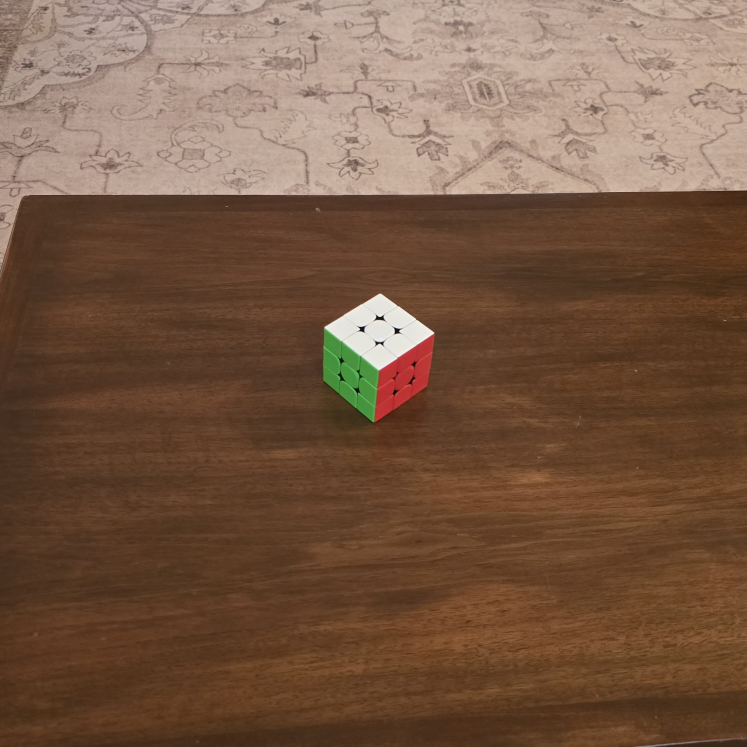
#> input picture Graduate Projects - MS AI and Machine Learning/CSC515 Computer Vision/Image_Inside.jpg, 2240 x 2240 px, found by its file name (shown at 1/3 size)
$ python Week6_CT_AdaptiveThresholding_BinaryInv.py
#> lines starting #> are read from the running program, lines starting #| are printed output that depends on the picture; after the words box and inside, x2 and y2 are one past the last pixel; in counts of white or black regions, pixels touching at a corner belong together
#Import statements for the libraries I will be using
import cv2 #Import OpenCV
import numpy as np #Import NumPy

#A dictionary is used here for key:value pairs for the image paths, this will allow me to iterate over the images later
image_paths = {
    "Indoor": r"C:\Users\jwens\Desktop\CSUGlobal\GitHub\Projects\Graduate Projects - MS AI and Machine Learning\CSC515 Computer Vision\Image_Inside.jpg",
    "Outdoor": r"C:\Users\jwens\Desktop\CSUGlobal\GitHub\Projects\Graduate Projects - MS AI and Machine Learning\CSC515 Computer Vision\Image_Outside.jpg",
    "Closeup": r"C:\Users\jwens\Desktop\CSUGlobal\GitHub\Projects\Graduate Projects - MS AI and Machine Learning\CSC515 Computer Vision\Image_Closeup.jpg"
}

#A list is used here for processed images, which will start out empty until some images get processed
processed_images = []

#Define the process_image function with title and path as parameters
def process_image(title, path):
    #Load the input image from the path in BGR format using OpenCV's imread function
#> called with title = 'Indoor'
    image_color = cv2.imread(path)
#> image_color is the input picture: shape (2240, 2240, 3); mean B, G, R 68.4, 89.3, 119.7
    #Convert the color image from BGR to grayscale
    image_gray = cv2.cvtColor(image_color, cv2.COLOR_BGR2GRAY)
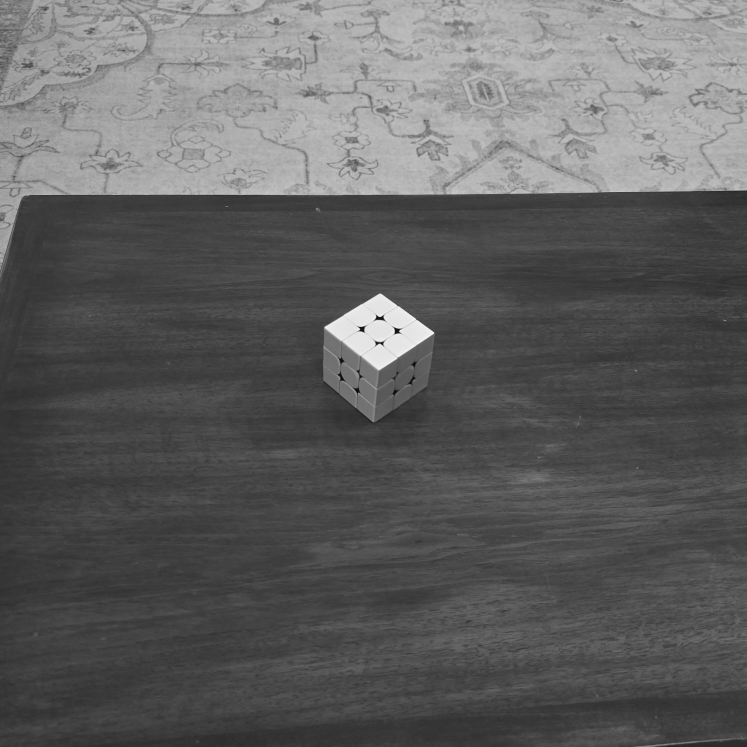
#> image_gray: shape (2240, 2240) (shown at 1/3 size); min 9, max 248, mean 96
    #Apply Gaussian blur to the grayscale image for noise reduction before thresholding
    image_blurred = cv2.GaussianBlur(image_gray, (5, 5), 0)
    #Apply adaptive mean thresholding to segment the blurred image
    #Binary threshold (inverted) sets a pixel to black if intensity is > threshold
    #Binary seems to work better than TRUNC or TOZERO based on experimentation
    #Block size 35 and subtraction constant 8 seems to be the fine-tuning that works best for these images
    image_thresh = cv2.adaptiveThreshold(image_blurred, 255, cv2.ADAPTIVE_THRESH_MEAN_C, cv2.THRESH_BINARY_INV,35,8)
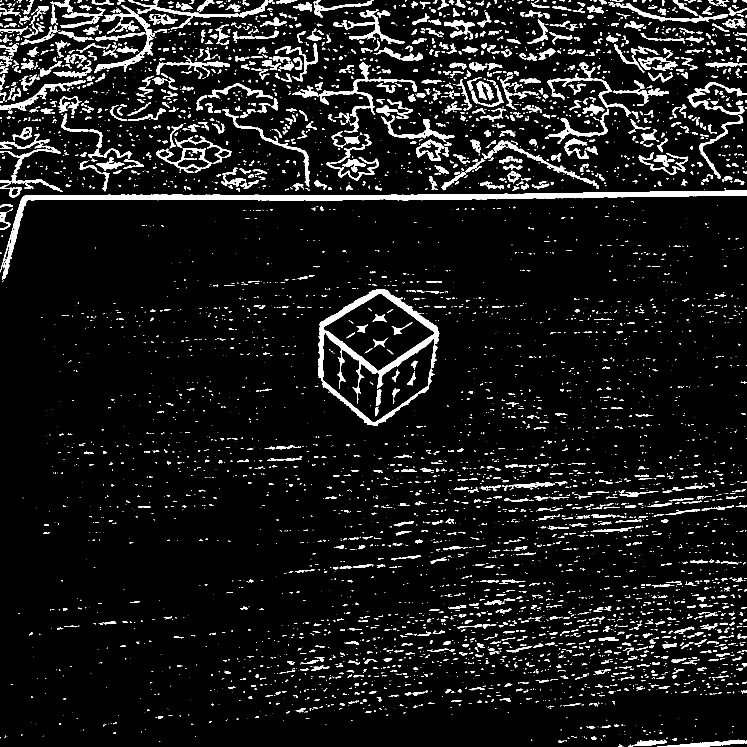
#> image_thresh: shape (2240, 2240) (shown at 1/3 size); 7.5% white; 5714 white regions (3641 under 20 px), largest, box (x1, y1, x2, y2) and area: (0, 572, 2240, 839) 35894, (954, 868, 1318, 1277) 18139, (957, 187, 1251, 399) 5363

    #Labels for the images, using a dictionary here keeps the code cleaner than having to repeat for every transformation
    images_to_label = {
        f'{title} - Color': image_color,
        f'{title} - Grayscale': cv2.cvtColor(image_gray, cv2.COLOR_GRAY2BGR),
        f'{title} - Blurred': cv2.cvtColor(image_blurred, cv2.COLOR_GRAY2BGR),
        f'{title} - Segmented': cv2.cvtColor(image_thresh, cv2.COLOR_GRAY2BGR)
    }

    #Label appearance settings
    label_font = cv2.FONT_HERSHEY_SIMPLEX
    font_scale = 3
    thickness = 10
    text_color = (0, 165, 255) #Orange

    #Create an empty list for resized images
    resized_images = []

    #Iterate over each labeled image, apply the text label, resize to 400x400 pixels
    for label, img in images_to_label.items():
        cv2.putText(img, label, (10, 100), label_font, font_scale, text_color, thickness)
        resized = cv2.resize(img, (400, 400))
        resized_images.append(resized)
#> this loop made 4 passes
#> label on passes 1 to 4: 'Indoor - Color', 'Indoor - Grayscale', 'Indoor - Blurred', 'Indoor - Segmented'
#> pass 1, in process_image, `resized = cv2.resize(img, (400, 400))`:
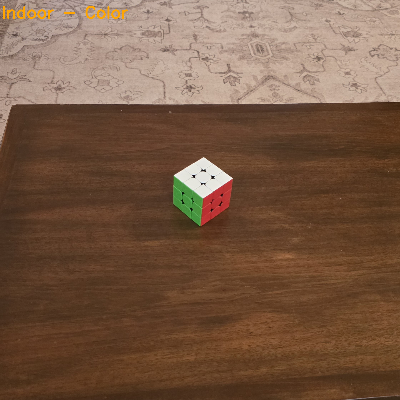
#> resized: shape (400, 400, 3); mean B, G, R 67.9, 89.2, 119.8
#> after the loop, resized_images = 4 items

    #Store the processed and labeled images
    processed_images.append(resized_images)

#Iterate through each scene name and image path to process the images
for scene, path in image_paths.items():
    process_image(scene, path)
#> pass 2 of the loop `for scene, path in image_paths.items():`:
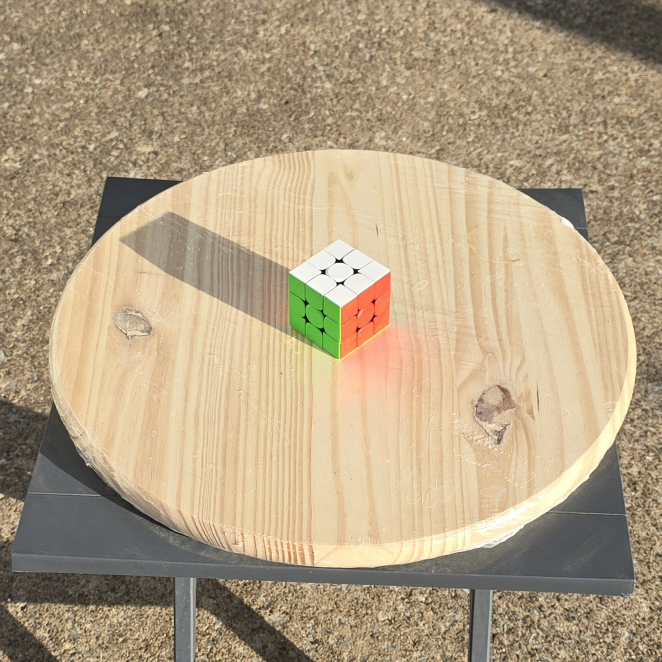
#> input picture Graduate Projects - MS AI and Machine Learning/CSC515 Computer Vision/Image_Outside.jpg, 1324 x 1324 px, found by its file name (shown at 1/2 size)
#> in process_image, image_color is the input picture: shape (1324, 1324, 3); mean B, G, R 131.3, 159.9, 178.4
#> image_gray: shape (1324, 1324)
#> image_blurred: shape (1324, 1324)
#> in process_image (call 2), `image_thresh = cv2.adaptiveThreshold(image_blurred, 255, cv2.ADAPTIVE_..`:
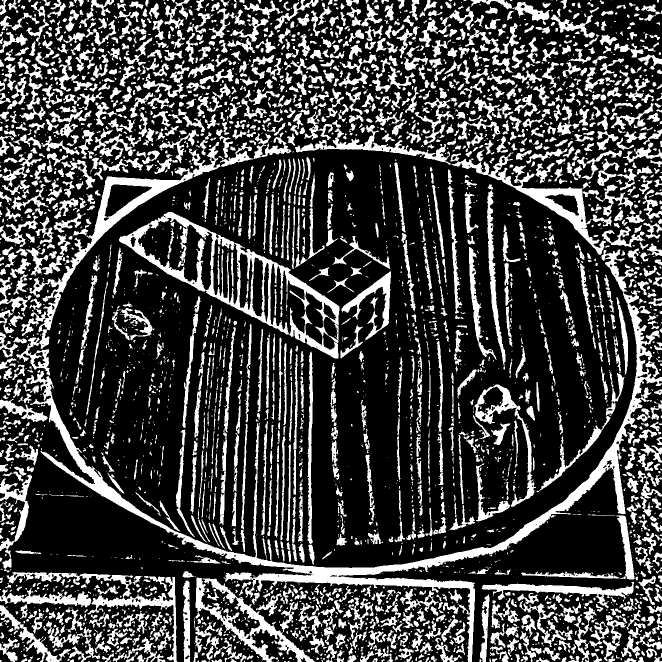
#> image_thresh: shape (1324, 1324) (shown at 1/2 size); 26.5% white; 3673 white regions (1830 under 20 px), largest, box (x1, y1, x2, y2) and area: (47, 580, 1324, 1324) 40212, (238, 424, 679, 717) 18425, (32, 284, 441, 751) 14407
#> label_font = 0
#> the loop in process_image (call 2), `for label, img in images_to_label.items():` made 4 passes
#> pass 2, in process_image (call 2), `resized = cv2.resize(img, (400, 400))`:
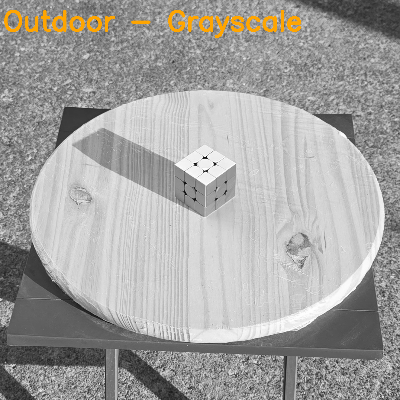
#> resized: shape (400, 400, 3); mean B, G, R 160.1, 162.3, 163.4
#> pass 3 of the loop `for scene, path in image_paths.items():`:
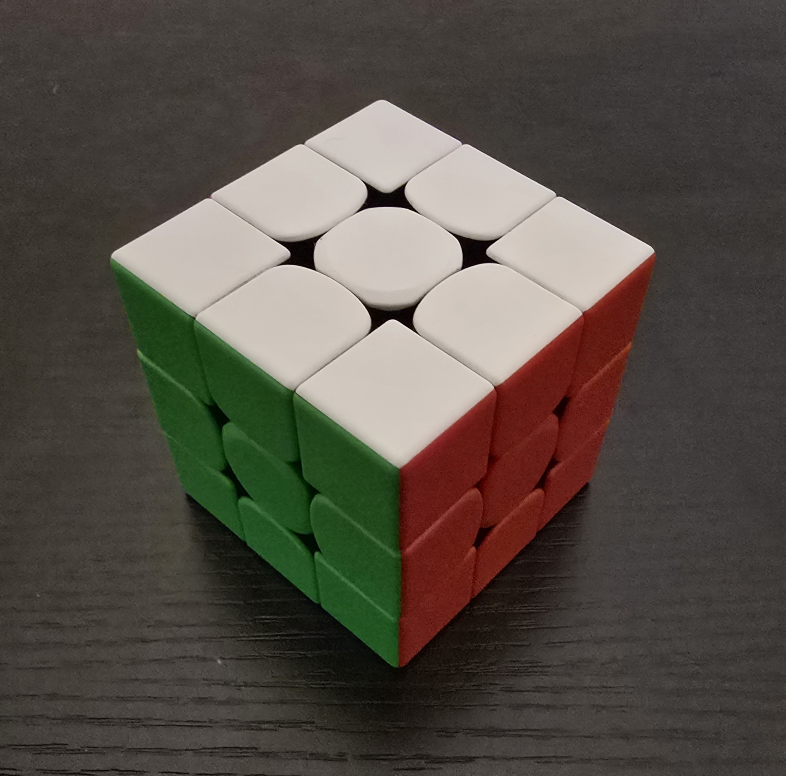
#> input picture Graduate Projects - MS AI and Machine Learning/CSC515 Computer Vision/Image_Closeup.jpg, 2356 x 2328 px, found by its file name (shown at 1/3 size)
#> in process_image, image_color is the input picture: shape (2328, 2356, 3); mean B, G, R 70.7, 78.7, 85.4
#> image_gray: shape (2328, 2356)
#> image_blurred: shape (2328, 2356)
#> in process_image (call 3), `image_thresh = cv2.adaptiveThreshold(image_blurred, 255, cv2.ADAPTIVE_..`:
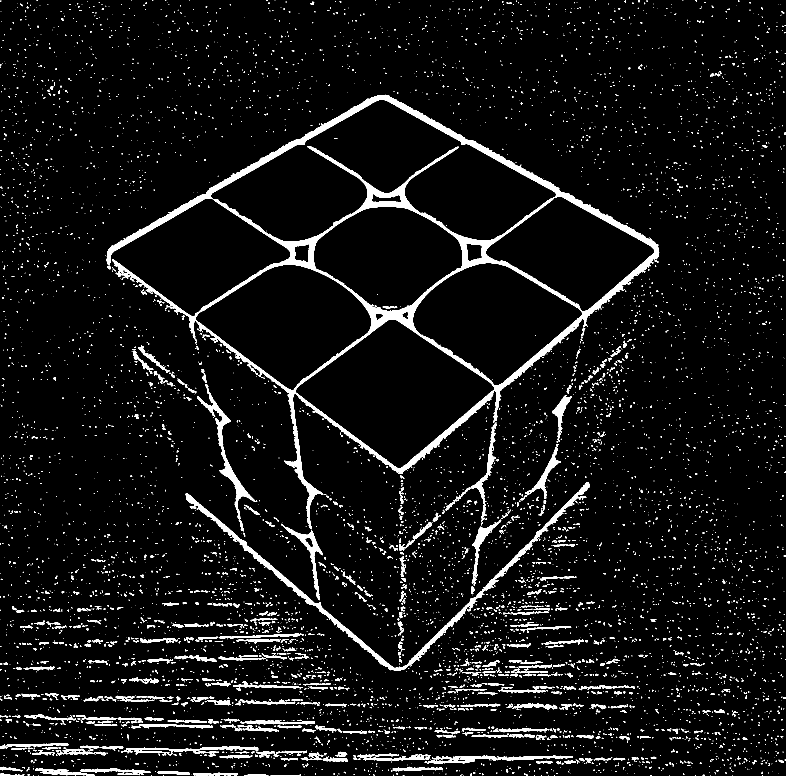
#> image_thresh: shape (2328, 2356) (shown at 1/3 size); 5.5% white; 7383 white regions (6325 under 20 px), largest, box (x1, y1, x2, y2) and area: (319, 284, 1978, 1588) 110624, (557, 1446, 1769, 2013) 19670, (591, 1152, 772, 1557) 6826
#> the loop in process_image (call 3), `for label, img in images_to_label.items():` made 4 passes
#> pass 2, in process_image (call 3), `resized = cv2.resize(img, (400, 400))`:
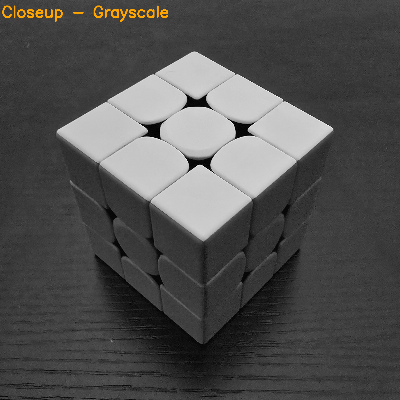
#> resized: shape (400, 400, 3); mean B, G, R 79.4, 80.1, 80.5

#Use a horizontal stack for the processed images to show them side by side
row0 = np.hstack(processed_images[0])
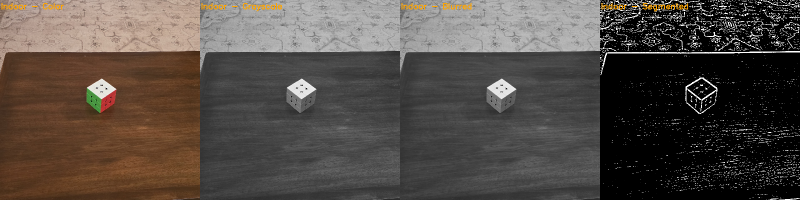
#> row0: shape (400, 1600, 3) (shown at 1/2 size); mean of channels 0, 1, 2 69.4, 75.2, 83.1; drawn as B, G, R
row1 = np.hstack(processed_images[1])
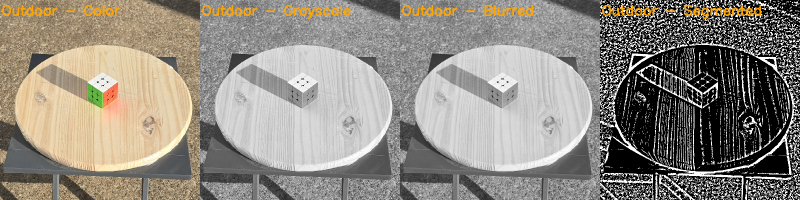
#> row1: shape (400, 1600, 3) (shown at 1/2 size); mean of channels 0, 1, 2 129.2, 138.3, 144; drawn as B, G, R
row2 = np.hstack(processed_images[2])
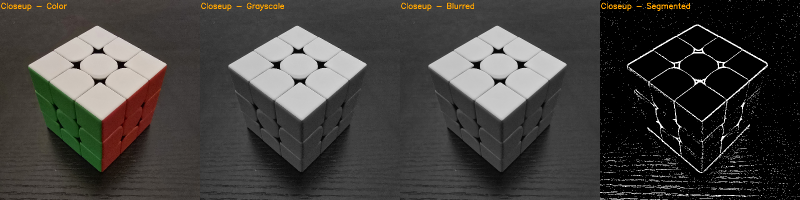
#> row2: shape (400, 1600, 3) (shown at 1/2 size); mean of channels 0, 1, 2 60.8, 63.4, 65.4; drawn as B, G, R

#Use a vertical stack to aggregate the 3 rows we just made
full_display = np.vstack((row0, row1, row2))
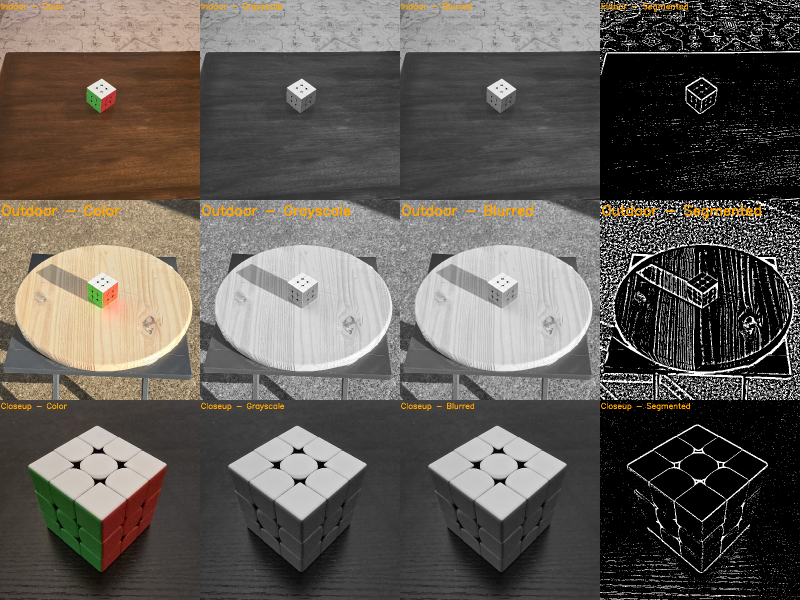
#> full_display: shape (1200, 1600, 3) (shown at 1/2 size); mean of channels 0, 1, 2 86.5, 92.3, 97.5; drawn as B, G, R

#Use OpenCV's imshow function to open the results in a separate window
cv2.imshow("Adaptive Thresholding Results", full_display)
cv2.waitKey(0)
cv2.destroyAllWindows()
